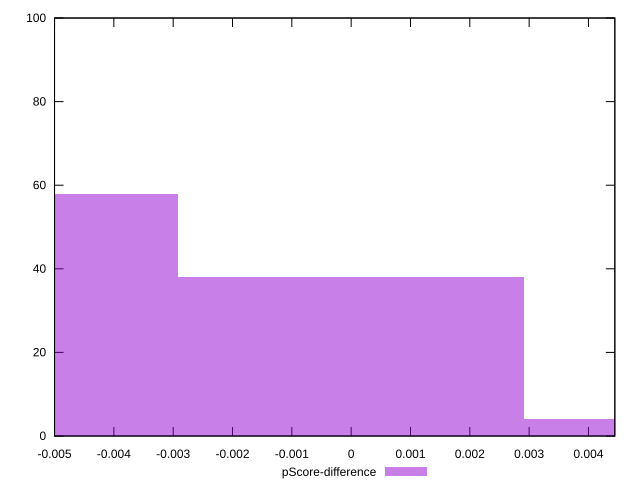

The gnuplot source for this figure:
reset

$pScoreDifference <<EOF
0 38
-0.00582862542092507 58
0.00582862542092507 4
EOF

set key outside below
set boxwidth 0.00582862542092507
set xrange [-0.0050000000000000044:0.004444444444444473]
set yrange [0:100]
set trange [0:100]
set style fill transparent solid 0.5 noborder
set terminal svg size 640, 490 enhanced background rgb 'white'
set output "reprap/uses-optimized-images/samples/pages+cached+noexternal+nomedia+nocss+nojs/pScore-difference/histogram.svg"

plot $pScoreDifference title "pScore-difference" with boxes

reset
